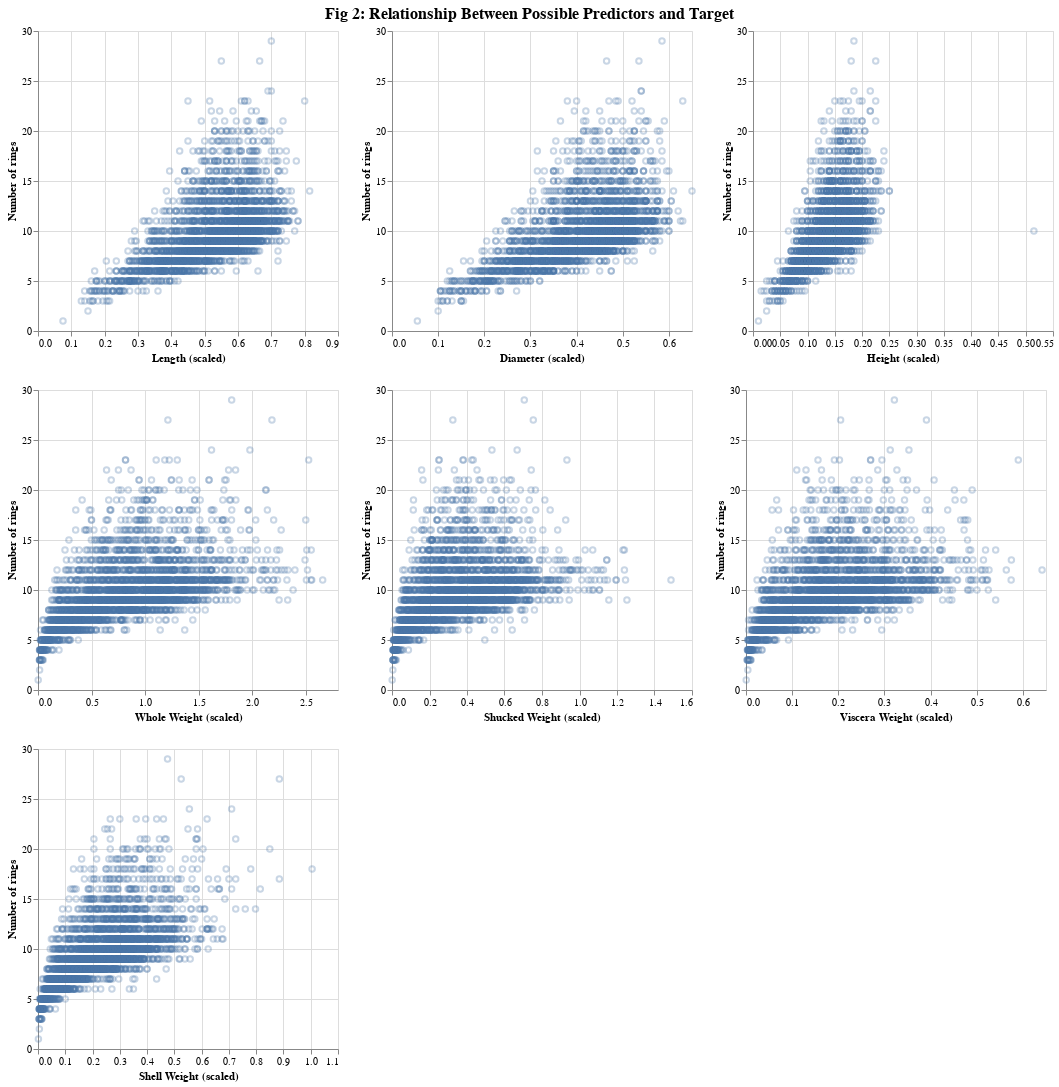

Notebook cell for this chart:
### Markdown cell above
#### Relationship Between Possible Predictors and Target:

### Code cell
length_v_rings = alt.Chart(abalone_train).mark_point(opacity=0.3).encode(
    x = alt.X("length").title("Length (scaled)"),
    y = alt.Y("rings").title("Number of rings")
)

diameter_v_rings = alt.Chart(abalone_train).mark_point(opacity=0.3).encode(
    x = alt.X("diameter").title("Diameter (scaled)"),
    y = alt.Y("rings").title("Number of rings")
)

height_v_rings = alt.Chart(abalone_train).mark_point(opacity=0.3).encode(
    x = alt.X("height").title("Height (scaled)"),
    y = alt.Y("rings").title("Number of rings")
)

weight_whole_v_rings = alt.Chart(abalone_train).mark_point(opacity=0.3).encode(
    x = alt.X("weight_whole").title("Whole Weight (scaled)"),
    y = alt.Y("rings").title("Number of rings")
)

weight_shucked_v_rings = alt.Chart(abalone_train).mark_point(opacity=0.3).encode(
    x = alt.X("weight_shucked").title("Shucked Weight (scaled)"),
    y = alt.Y("rings").title("Number of rings")
)

weight_viscera_v_rings = alt.Chart(abalone_train).mark_point(opacity=0.3).encode(
    x = alt.X("weight_viscera").title("Viscera Weight (scaled)"),
    y = alt.Y("rings").title("Number of rings")
)

weight_shell_v_rings = alt.Chart(abalone_train).mark_point(opacity=0.3).encode(
    x = alt.X("weight_shell").title("Shell Weight (scaled)"),
    y = alt.Y("rings").title("Number of rings")
)

alt.vconcat(
    alt.hconcat(length_v_rings, diameter_v_rings, height_v_rings),
    alt.hconcat(weight_whole_v_rings, weight_shucked_v_rings, weight_viscera_v_rings),
    weight_shell_v_rings
).properties(
    title={
        "text": "Fig 2: Relationship Between Possible Predictors and Target",
        "fontSize": 16,
        'anchor':'middle'
    }
)

### Figure 1 — Vega-Lite specification as saved in the notebook (floating-point values rounded to 4 significant figures; data arrays with more than 128 entries replaced by an {"elided": "..."} marker saying what was removed)
{"config": {"view": {"continuousWidth": 300, "continuousHeight": 300}}, "vconcat": [{"hconcat": [{"mark": {"type": "point", "opacity": 0.3}, "encoding": {"x": {"field": "length", "title": "Length (scaled)", "type": "quantitative"}, "y": {"field": "rings", "title": "Number of rings", "type": "quantitative"}}}, {"mark": {"type": "point", "opacity": 0.3}, "encoding": {"x": {"field": "diameter", "title": "Diameter (scaled)", "type": "quantitative"}, "y": {"field": "rings", "title": "Number of rings", "type": "quantitative"}}}, {"mark": {"type": "point", "opacity": 0.3}, "encoding": {"x": {"field": "height", "title": "Height (scaled)", "type": "quantitative"}, "y": {"field": "rings", "title": "Number of rings", "type": "quantitative"}}}]}, {"hconcat": [{"mark": {"type": "point", "opacity": 0.3}, "encoding": {"x": {"field": "weight_whole", "title": "Whole Weight (scaled)", "type": "quantitative"}, "y": {"field": "rings", "title": "Number of rings", "type": "quantitative"}}}, {"mark": {"type": "point", "opacity": 0.3}, "encoding": {"x": {"field": "weight_shucked", "title": "Shucked Weight (scaled)", "type": "quantitative"}, "y": {"field": "rings", "title": "Number of rings", "type": "quantitative"}}}, {"mark": {"type": "point", "opacity": 0.3}, "encoding": {"x": {"field": "weight_viscera", "title": "Viscera Weight (scaled)", "type": "quantitative"}, "y": {"field": "rings", "title": "Number of rings", "type": "quantitative"}}}]}, {"mark": {"type": "point", "opacity": 0.3}, "encoding": {"x": {"field": "weight_shell", "title": "Shell Weight (scaled)", "type": "quantitative"}, "y": {"field": "rings", "title": "Number of rings", "type": "quantitative"}}}], "data": {"name": "data-7336bf2f91f1c41beacb9121b0df25b2"}, "title": {"text": "Fig 2: Relationship Between Possible Predictors and Target", "fontSize": 16, "anchor": "middle"}, "$schema": "https://vega.github.io/schema/vega-lite/v5.16.3.json", "datasets": {"data-7336bf2f91f1c41beacb9121b0df25b2": {"elided": "3132 records"}}}
